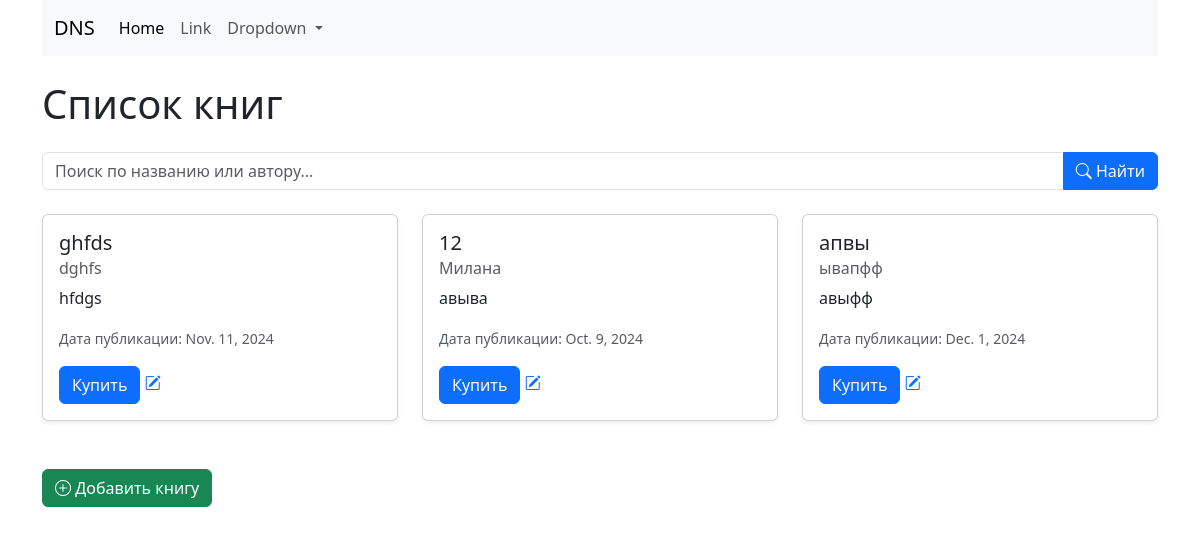
The app's page /lesson/, older data.
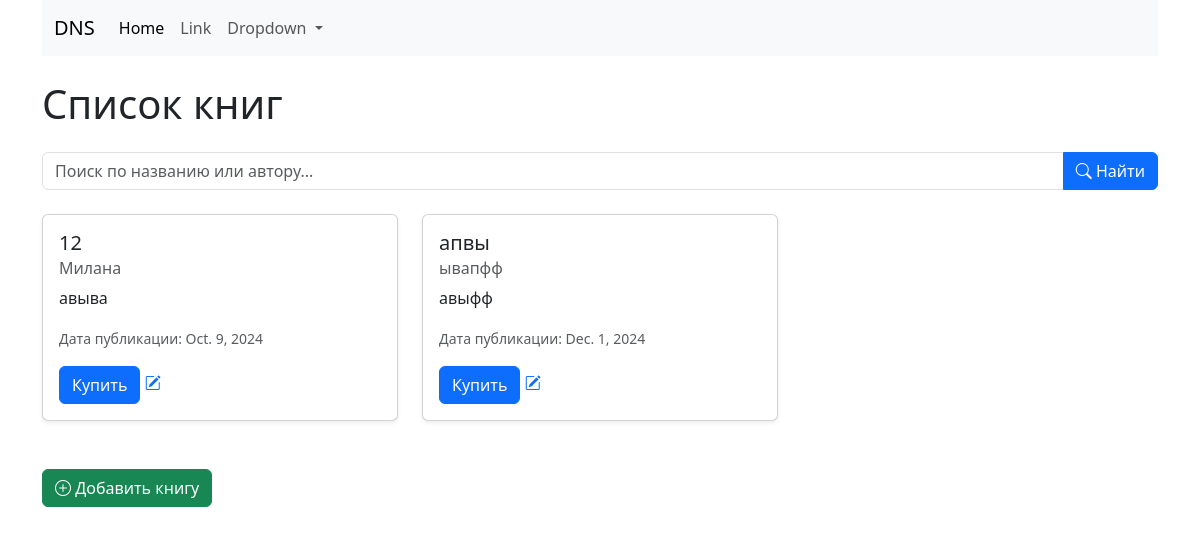
The same page, newer data.
### app/models.py (models this page shows, shortened)
class Book(models.Model):
    title = models.CharField(
        max_length=255,
        verbose_name="Book Title",
        help_text="Enter the title of the book"
    )
    author = models.CharField(
        max_length=255,
        verbose_name="Author",
        help_text="Enter the name of the author"
    )
    publication_date = models.DateField(
        null=True,
        blank=True,
        verbose_name="Publication Date",
        help_text="Format: YYYY-MM-DD"
    )
    desc = models.TextField(
        max_length=500,
        blank=True,
        verbose_name="Description",
        help_text="Enter a brief description of the book"
    )
    category = models.ForeignKey(
        Category,
        on_delete=models.SET_NULL,
        null=True,
        blank=True,
        verbose_name="Category",
        help_text="Select the category of the book"
    )
    publisher = models.ForeignKey(
        Publisher,
        on_delete=models.SET_NULL,
        null=True,
        blank=True,
        verbose_name="Publisher",
        help_text="Select the publisher of the book"
    )
    price = models.DecimalField(
        max_digits=10,
        decimal_places=2,
        verbose_name="Price",
        help_text="Enter the price of the book"
    )

### app/views.py (the view)
# urls.py: path('', BookListView.as_view(), name = 'main'),
class BookListView(ListView):
    model = Book
    template_name = 'book_list.html'
    context_object_name = 'books'
    def get_queryset(self):
        query = self.request.GET.get('q')
        if query:
            return Book.objects.filter(
                Q(title__icontains=query) | Q(author__icontains=query)
            )
        return Book.objects.all()

### app/templates/book_list.html
{% extends 'base.html' %}
{% block content %}
<div class="container">
    <h1 class="my-4">Список книг</h1>
    <form method="get" action="" class="mb-4">
        <div class="input-group">
            <input type="text" name="q" class="form-control" placeholder="Поиск по названию или автору..." value="{{ request.GET.q }}">
            <button type="submit" class="btn btn-primary">
                <i class="bi bi-search"></i> Найти
            </button>
        </div>
    </form>
    <div class="row">
        {% for book in books %}
        <div class="col-md-4 mb-4">
            <div class="card h-100 shadow-sm">
                <div class="card-body">
                    <h5 class="card-title">{{ book.title }}</h5>
                    <h6 class="card-subtitle mb-2 text-muted">{{ book.author }}</h6>
                    <p class="card-text">{{ book.desc }}</p>
                    <p class="card-text"><small class="text-muted">Дата публикации: {{ book.publication_date }}</small></p>
                    <a href="{% url 'delete' book.pk %}" class="btn btn-primary btn-block">Купить</a>
                    <a href="{% url 'update' book.pk %}"><i class="bi bi-pencil-square"></i></a>
                </div>
            </div>
        </div>
        {% empty %}
        <div class="col-12">
            <p class="text-center">Книги не найдены.</p>
        </div>
        {% endfor %}
    </div>
    <div class="mt-4">
        <a href="{% url 'create' %}" class="btn btn-success">
            <i class="bi bi-plus-circle"></i> Добавить книгу
        </a>
    </div>
</div>
{% endblock %}

Row changes from the older to the newer data that the page shows:
removed Book: title "ghfds", author "dghfs", desc "hfdgs", publication_date "Nov. 11, 2024"
